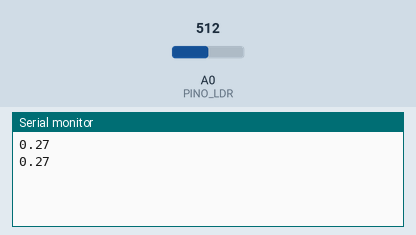
Simulated run of this sketch. Board: Arduino Uno, built with avr-gcc and run on an emulated ATmega328P. Parts: the last lines printed to the serial monitor. Inputs (shaded band) come from the test bench; at power-on: A0 (PINO_LDR) = 512.

Above: at 2.8 s.
2.9 s: A0 (PINO_LDR) set to 716
At 4.8 s:
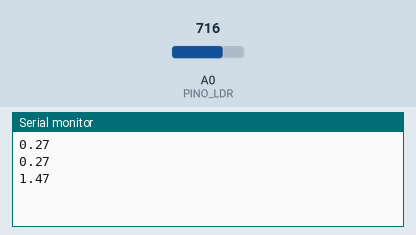
5.6 s: A0 (PINO_LDR) set to 900
At 6.4 s:
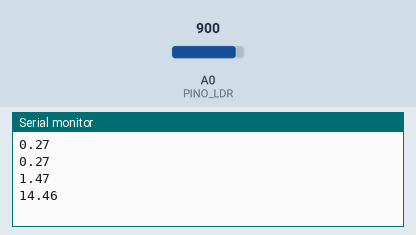
Timing chart, 0 to 8.6 s (numbered marks = the images above; inputs shaded):
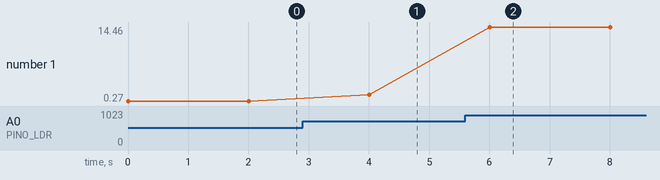

Measured:
- after the input at 2.9 s, the serial monitor: prints a new line after 1.1 s (image 1)
- after the input at 5.6 s, the serial monitor: prints a new line after 0.40 s (image 2)
- plotted number 1: 0.27 → 1.47 after the input at 2.9 s, 1.47 → 14.46 after the input at 5.6 s

The sketch:

codigo-arduino.ino
```cpp
// ATENÇÃO! O código considera o circuito com o sensor na alimentação 5V e o resistor fixo no terra

// Definição dos pinos e constantes
const int PINO_LDR = A0;

// Resistência padrão do resistor (ohms)
const float RESISTOR_FIXO = 10000;

// Fator de calibração aproximado:
// Quando a resistência do LDR for 18000, tem 10 de lux
const float RESISTENCIA_REF = 18000;  // resistência do LDR quando há 10 lux
const float LUMINOSIDADE_REF = 10;   // a luz dessa referência (10 lux)
const float GAMA = 0.5; // Valor padrão dos sensores VT90N1

// Em média, 1 W/m² equivale a 120 Lux de referência
const float FATOR_LUX_POR_WATTS_M2 = 120;

void setup() {
  Serial.begin(9600);
  pinMode(PINO_LDR, INPUT);
}

void loop() {
  // 1. Leitura do valor analógico (0 a 1023)
  int valorAnalogico = analogRead(PINO_LDR);
  valorAnalogico = constrain(valorAnalogico, 1, 1022); // Limita os extremos para evitar divisão por 0

  // 2. Conversão do valor lido para resistência (ohms)
  float resistenciaLdr = RESISTOR_FIXO * (1023 - valorAnalogico) / valorAnalogico;

  // 3. Estimativa de Lux baseada na resistência do LDR
  float luminosidade = LUMINOSIDADE_REF * pow(RESISTENCIA_REF / resistenciaLdr, 1.0 / GAMA);

  // 4. Estimativa de Irradiância baseada no Lux estimado
  float irradianciaEstimada = luminosidade / FATOR_LUX_POR_WATTS_M2;

  // Exibição dos dados no Monitor Serial
  Serial.println(irradianciaEstimada);

  delay(2000); // Aguarda 2 segundos para a próxima leitura
}
```
